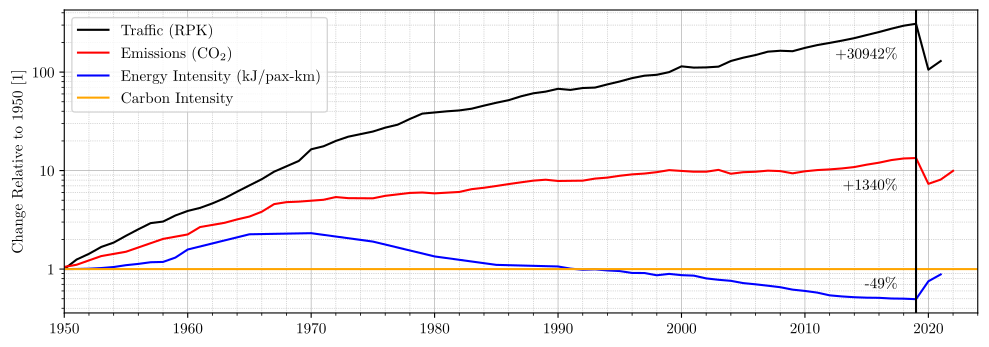

This figure's Python source:
#%%
# runs code as interactive cell 
# https://code.visualstudio.com/docs/python/jupyter-support-py

# IMPORTS #######################################

# sys
import os
# plotting
import matplotlib.pyplot as plt
# unit conversion
cm = 1/2.54 # for inches-cm conversion
# time manipulation
from datetime import datetime
# data science
import numpy as np
import pandas as pd

# SETUP #########################################

plt.rcParams.update({
    "text.usetex": True,
    "font.family": "Arial",
    "font.sans-serif": "Computer Modern",
    'font.size': 11
})

# DATA IMPORT ###################################

df_traffic = pd.read_excel(
    io = 'data/data.xlsx',
    sheet_name = 'traffic',
    usecols = lambda column: column in [
        'Year',
        'RPKs',
    ],
    dtype={
        'Year': int,
        'RPKs': float,
    },
    header = 0,
    engine = 'openpyxl',
)
df_emissions = pd.read_excel(
    io = 'data/data.xlsx',
    sheet_name = 'emissions',
    usecols = lambda column: column in [
        'Year',
        'Annual Emissions [kg(CO2)]',
    ],
    dtype={
        'Year': int,
        'Annual Emissions [kg(CO2)]': float,
    },
    header = 0,
    engine = 'openpyxl',
)
df_efficiency = pd.read_excel(
    io = 'data/data.xlsx',
    sheet_name = 'efficiency',
    usecols = lambda column: column in [
        'year',
        'energy intensity [kJ/pax-km]',
    ],
    dtype={
        'year': int,
        'energy intensity [kJ/pax-km]': float,
    },
    header = 0,
    engine = 'openpyxl',
)


# DATA MANIPULATION #############################

df_traffic['traffic_rel'] = df_traffic['RPKs'] / df_traffic['RPKs'].loc[df_traffic['Year'] == 1950].values[0]
df_emissions['emissions_rel'] = df_emissions['Annual Emissions [kg(CO2)]'] / df_emissions['Annual Emissions [kg(CO2)]'].loc[df_emissions['Year'] == 1949].values[0]
df_efficiency['efficiency_rel'] = df_efficiency['energy intensity [kJ/pax-km]'] / df_efficiency['energy intensity [kJ/pax-km]'].loc[df_efficiency['year'] == 1950].values[0]

change_traffic_percent = int(df_traffic['traffic_rel'].loc[df_traffic['Year'] == 2019].values[0] * 100)
change_emissions_percent = int(df_emissions['emissions_rel'].loc[df_emissions['Year'] == 2019].values[0] * 100)
change_efficiency_percent = int(df_efficiency['efficiency_rel'].loc[df_efficiency['year'] == 2019].values[0] * 100)

# FIGURE ########################################

# SETUP ######################

fig, ax = plt.subplots(
    num = 'main',
    nrows = 1,
    ncols = 1,
    dpi = 300,
    figsize=(30*cm, 10*cm), # A4=(210x297)mm,
)

# SECONDARY AXES ##############

# AXIS LIMITS ################

ax.set_xlim(1950, 2024)
#ax.set_ylim(0, 20)

ax.set_yscale('log')

# TICKS AND LABELS ###########

ax.minorticks_on()
ax.tick_params(axis='x', which='minor', bottom=True)

import matplotlib.ticker as ticker

ax.xaxis.set_major_formatter(ticker.FuncFormatter(lambda y, _: '{:g}'.format(y)))
ax.yaxis.set_major_formatter(ticker.FuncFormatter(lambda y, _: '{:g}'.format(y)))

# GRIDS ######################

ax.grid(which='major', axis='y', linestyle='-', linewidth = 0.5)
ax.grid(which='minor', axis='y', linestyle=':', linewidth = 0.5)
ax.grid(which='major', axis='x', linestyle='-', linewidth = 0.5)
ax.grid(which='minor', axis='x', linestyle=':', linewidth = 0.5)

# AXIS LABELS ################

ax.set_ylabel("Change Relative to 1950 [1]")

# PLOTTING ###################

ax.plot(
    df_traffic['Year'],
    df_traffic['traffic_rel'],
    color = 'black',
    linestyle = '-',
    linewidth = 1.5,
    label = 'Traffic (RPK)'
)
ax.plot(
    df_emissions['Year'],
    df_emissions['emissions_rel'],
    color = 'red',
    linestyle = '-',
    linewidth = 1.5,
    label = 'Emissions (CO$_2$)'
)
ax.plot(
    df_efficiency['year'],
    df_efficiency['efficiency_rel'],
    color = 'blue',
    linestyle = '-',
    linewidth = 1.5,
    label = 'Energy Intensity (kJ/pax-km)'
)
ax.axhline(
    y=1,
    color='orange',
    linestyle='-',
    linewidth=1.5,
    label='Carbon Intensity'
)

ax.axvline(x=2019, color='black', linestyle='-', linewidth=1.5)


# LEGEND ####################

ax.legend(
    loc = 'upper left',
)

ax.text(
    2017.5, 150,
    f"+{change_traffic_percent}\%",
    fontsize = 11,
    color = 'black',
    ha = 'right',
    va = 'center',
)
ax.text(
    2017.5, 7,
    f"+{change_emissions_percent}\%",
    fontsize = 11,
    color = 'black',
    ha = 'right',
    va = 'center',
)
ax.text(
    2017.5, 0.7,
    f"-{change_efficiency_percent}\%",
    fontsize = 11,
    color = 'black',
    ha = 'right',
    va = 'center',
)

# EXPORT #########################################

file_path = os.path.abspath(__file__)
file_name = os.path.splitext(os.path.basename(file_path))[0]
figure_name: str = str(file_name + '.pdf')

plt.savefig(
    fname = figure_name,
    format="pdf",
    bbox_inches='tight',
    transparent = False
)
